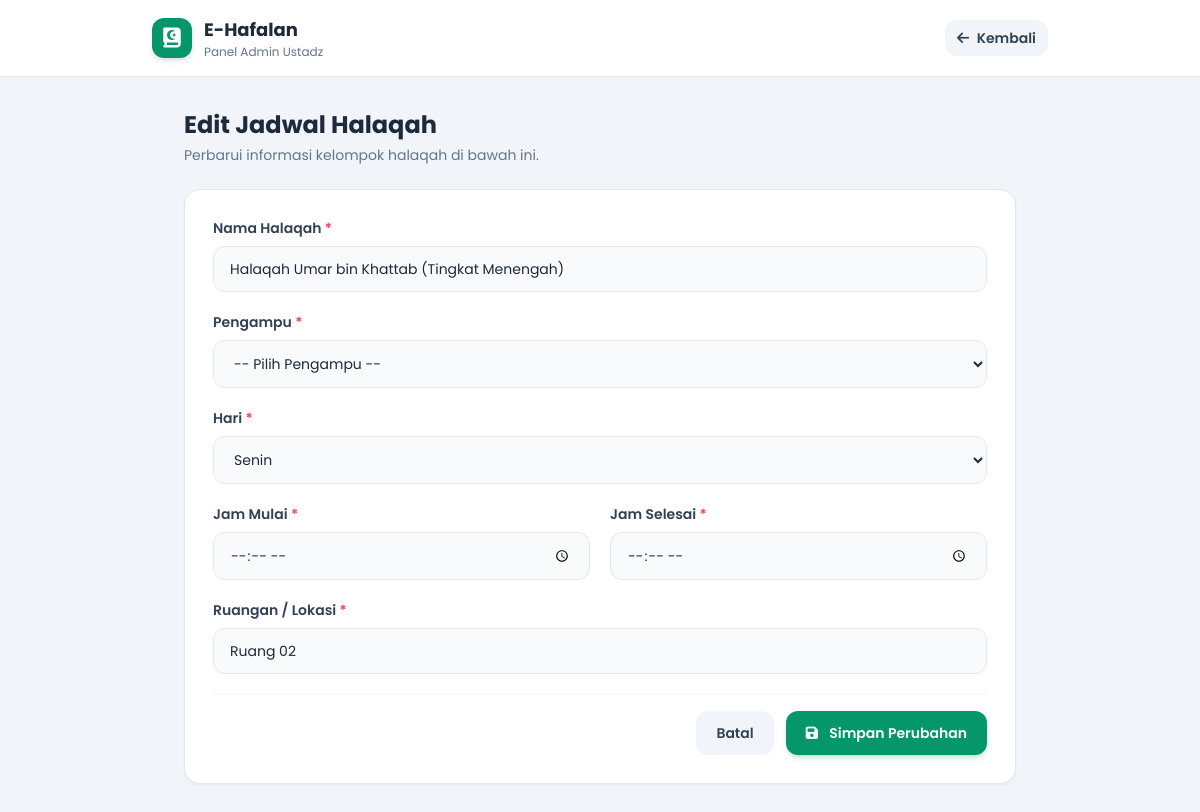
The app's page /dasboard/ustad/edit_jadwal.php?id=2 (signed in) with its own data.
### tables this page shows
CREATE TABLE `halaqah` (
  `id` INT AUTO_INCREMENT PRIMARY KEY,
  `nama_halaqah` VARCHAR(100) NOT NULL,
  `ustad_id` INT NULL,
  `ruangan` VARCHAR(50) NULL,
  `created_at` TIMESTAMP DEFAULT CURRENT_TIMESTAMP,
  FOREIGN KEY (`ustad_id`) REFERENCES `users`(`id`) ON DELETE SET NULL
);

### dasboard/ustad/edit_jadwal.php (the view, shortened to what this page needs)
<?php
require_once '../../config/koneksi.php';
$wali_halaqah_id = isset($_GET['id']) ? (int) $_GET['id'] : 0;
$stmt = mysqli_prepare(
    $koneksi,
    "SELECT * FROM halaqah WHERE id = ?"
);
mysqli_stmt_bind_param($stmt, "i", $wali_halaqah_id);
mysqli_stmt_execute($stmt);
$result = mysqli_stmt_get_result($stmt);
$data = mysqli_fetch_assoc($result);
function e($value) {
    return htmlspecialchars((string) ($value ?? ''), ENT_QUOTES, 'UTF-8');
}
?>
<!DOCTYPE html>
<html lang="id">
<head>
    <script src="https://cdn.tailwindcss.com"></script>
    <link rel="stylesheet"
          href="https://cdnjs.cloudflare.com/ajax/libs/font-awesome/6.4.0/css/all.min.css">
</head>
<body class="bg-slate-100 min-h-screen text-slate-800">
    <header class="bg-white border-b border-slate-200 px-4 sm:px-6 py-4">
        <div class="max-w-4xl mx-auto flex items-center justify-between gap-3">
            <div class="flex items-center gap-3">
                <div class="w-10 h-10 rounded-xl bg-emerald-600 text-white
                            flex items-center justify-center shadow-md">
                    <i class="fa-solid fa-quran text-xl"></i>
                </div>
                <div>
                    <h1 class="font-bold text-lg text-slate-800">E-Hafalan</h1>
                    <p class="text-xs text-slate-500">Panel Admin Ustadz</p>
                </div>
            </div>
            <a href="jadwal.php"
               class="px-3 py-2 rounded-xl bg-slate-100 hover:bg-slate-200
                      text-slate-700 text-xs sm:text-sm font-semibold transition">
                <i class="fa-solid fa-arrow-left mr-1"></i>
                Kembali
            </a>
        </div>
    </header>
    <main class="max-w-4xl mx-auto p-4 sm:p-6 lg:p-8">
        <div class="mb-6">
            <h2 class="text-xl sm:text-2xl font-bold text-slate-800">
                Edit Jadwal Halaqah
            </h2>
            <p class="text-sm text-slate-500 mt-1">
                Perbarui informasi kelompok halaqah di bawah ini.
            </p>
        </div>
        <div class="bg-white rounded-2xl border border-slate-200 shadow-sm p-5 sm:p-7">
            <form method="POST" action="edit_jadwal.php?id=<?php echo $wali_halaqah_id; ?>"
                  class="space-y-5">
                <div>
                    <label for="nama_halaqah"
                           class="block text-sm font-semibold text-slate-700 mb-2">
                        Nama Halaqah <span class="text-rose-500">*</span>
                    </label>
                    <input type="text"
                           id="nama_halaqah"
                           name="nama_halaqah"
                           value="<?php echo e($data['nama_halaqah']); ?>"
                           required
                           class="w-full px-4 py-3 bg-slate-50 border border-slate-200
                                  rounded-xl text-sm focus:bg-white focus:outline-none
                                  focus:ring-2 focus:ring-emerald-500 transition">
                </div>
                <div>
                    <label for="ustad_id"
                           class="block text-sm font-semibold text-slate-700 mb-2">
                        Pengampu <span class="text-rose-500">*</span>
                    </label>
                    <select id="ustad_id" name="ustad_id" required
                            class="w-full px-4 py-3 bg-slate-50 border border-slate-200
                                   rounded-xl text-sm focus:bg-white focus:outline-none
                                   focus:ring-2 focus:ring-emerald-500 transition">
                        <option value="">-- Pilih Pengampu --</option>
                    </select>
                </div>
                <div>
                    <label for="hari"
                           class="block text-sm font-semibold text-slate-700 mb-2">
                        Hari <span class="text-rose-500">*</span>
                    </label>
                    <select id="hari" name="hari" required
                            class="w-full px-4 py-3 bg-slate-50 border border-slate-200
                                   rounded-xl text-sm focus:bg-white focus:outline-none
                                   focus:ring-2 focus:ring-emerald-500 transition">
                        <?php
                        $daftar_hari = [
                            'Senin', 'Selasa', 'Rabu', 'Kamis',
                            'Jumat', 'Sabtu', 'Minggu'
                        ];
                        ?>
                        <?php foreach ($daftar_hari as $hari): ?>
                            <option value="<?php echo e($hari); ?>"
                                <?php echo ($data['hari'] === $hari) ? 'selected' : ''; ?>>
                                <?php echo e($hari); ?>
                            </option>
                        <?php endforeach; ?>
                    </select>
                </div>
                <div class="grid grid-cols-1 sm:grid-cols-2 gap-5">
                    <div>
                        <label for="jam_mulai"
                               class="block text-sm font-semibold text-slate-700 mb-2">
                            Jam Mulai <span class="text-rose-500">*</span>
                        </label>
                        <input type="time"
                               id="jam_mulai"
                               name="jam_mulai"
                               value="<?php echo e(substr($data['jam_mulai'], 0, 5)); ?>"
                               required
                               class="w-full px-4 py-3 bg-slate-50 border border-slate-200
                                      rounded-xl text-sm focus:bg-white focus:outline-none
                                      focus:ring-2 focus:ring-emerald-500 transition">
                    </div>
                    <div>
                        <label for="jam_selesai"
                               class="block text-sm font-semibold text-slate-700 mb-2">
                            Jam Selesai <span class="text-rose-500">*</span>
                        </label>
                        <input type="time"
                               id="jam_selesai"
                               name="jam_selesai"
                               value="<?php echo e(substr($data['jam_selesai'], 0, 5)); ?>"
                               required
                               class="w-full px-4 py-3 bg-slate-50 border border-slate-200
                                      rounded-xl text-sm focus:bg-white focus:outline-none
                                      focus:ring-2 focus:ring-emerald-500 transition">
                    </div>
                </div>
                <div>
                    <label for="ruangan"
                           class="block text-sm font-semibold text-slate-700 mb-2">
                        Ruangan / Lokasi <span class="text-rose-500">*</span>
                    </label>
                    <input type="text"
                           id="ruangan"
                           name="ruangan"
                           value="<?php echo e($data['ruangan']); ?>"
                           required
                           placeholder="Contoh: Masjid Utama"
                           class="w-full px-4 py-3 bg-slate-50 border border-slate-200
                                  rounded-xl text-sm focus:bg-white focus:outline-none
                                  focus:ring-2 focus:ring-emerald-500 transition">
                </div>
                <div class="flex flex-col-reverse sm:flex-row justify-end gap-3 pt-4
                            border-t border-slate-100">
                    <a href="jadwal.php"
                       class="px-5 py-3 rounded-xl bg-slate-100 hover:bg-slate-200
                              text-slate-700 text-sm font-semibold text-center transition">
                        Batal
                    </a>
                    <button type="submit"
                            class="px-5 py-3 rounded-xl bg-emerald-600 hover:bg-emerald-700
                                   text-white text-sm font-semibold shadow-md
                                   shadow-emerald-600/20 transition">
                        <i class="fa-solid fa-floppy-disk mr-2"></i>
                        Simpan Perubahan
                    </button>
                </div>
            </form>
        </div>
    </main>
</body>
</html>

### dasboard/ustad/edit_jadwal.php (style rules this page uses)
body { font-family: 'Poppins', sans-serif; }

### records on screen
halaqah: nama_halaqah "Halaqah Umar bin Khattab (Tingkat Menengah)", ruangan "Ruang 02"

### other values on screen
form field hari "Senin"
